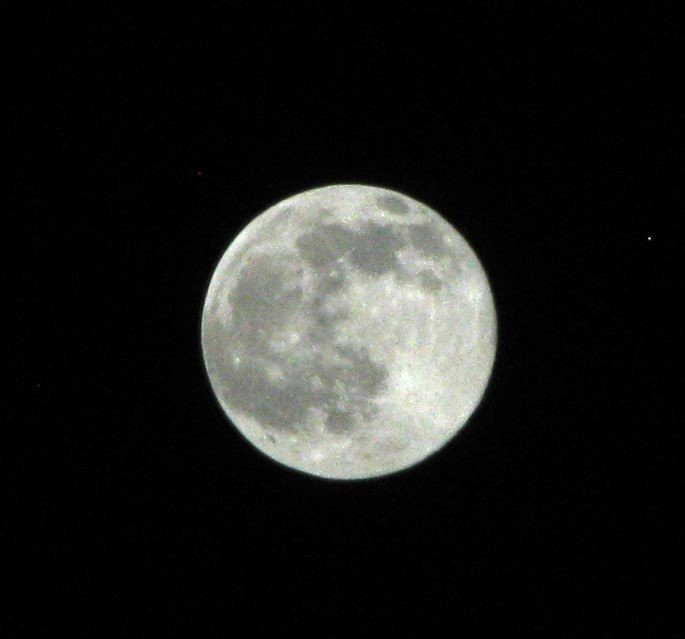
#> input picture src/moon.jpeg, 685 x 639 px
$ python histogram.py moon.jpeg test.jpeg
#> lines starting #> are read from the running program, lines starting #| are printed output that depends on the picture
"""
Calculate and display the histogram of an image.

Usage:
    python histogram.py my_photo.jpg

"""

import sys

import numpy as np
from PIL import Image
import matplotlib.pyplot as plt

CHANNELS = [("Red", "red"), ("Green", "green"), ("Blue", "blue")]


def load_image(path, mode):
#> called with path = 'moon.jpeg', mode = 'L'
    image = Image.open(path)
#> image is the input picture: PIL image 685x639 RGB; mean R, G, B 28.5, 29, 27.4

    return np.array(image.convert(mode))


def calculate_histogram(pixels):
    histogram = [0] * 256

    for value in pixels.flatten():
        histogram[value] += 1
#> this loop made 437715 passes
#> value on passes 2, 4, 5: 0, 2, 2
#> after the loop, histogram = 256 values, max 218689 at index 0, min 1 at index 255, mean 1709.8

    return histogram


def show_histograms(pixels, histograms, use_color):
    figure, (image_axis, histogram_axis) = plt.subplots(1, 2, figsize=(12, 5))

    # Left side: image
    if use_color:
        image_axis.imshow(pixels)
        image_axis.set_title("Color image")
    else:
        image_axis.imshow(pixels, cmap="gray", vmin=0, vmax=255)
        image_axis.set_title("Grayscale image")
    image_axis.axis("off")

    # Right side: one curve per histogram, all drawn on the same plot
    x_values = range(256)
    for label, plot_color, histogram in histograms:
        histogram_axis.fill_between(x_values, histogram, color=plot_color, alpha=0.3)
        histogram_axis.plot(x_values, histogram, color=plot_color, label=label, linewidth=1)

    histogram_axis.set_title("Color histogram" if use_color else "Histogram")
    histogram_axis.set_xlabel("Value (0 = darkest, 255 = brightest)")
    histogram_axis.set_ylabel("Number of pixels")
    histogram_axis.set_xlim(0, 255)
    histogram_axis.legend()

    plt.tight_layout()
    plt.show()

def calculate_all_histograms(pixels, use_color):
    if not use_color:
        histogram = calculate_histogram(pixels)
        return [("Gray", "black", histogram)]

    results = []
    for channel_index, (name, plot_color) in enumerate(CHANNELS):
        # pixels[:, :, 0] means: "all rows, all columns, only channel 0 (red)"
        channel_pixels = pixels[:, :, channel_index]

        histogram = calculate_histogram(channel_pixels)
        results.append((name, plot_color, histogram))

    return results

def histogram_equalize(pixels, histogram):
    cdf = np.cumsum(histogram)
    table = np.round(cdf * 255 / sum(histogram)).astype(np.uint8)

    return table[pixels]

def operation(path, mode):
    if mode == "-c":
        pixels = load_image(path, "RGB")
    else:
        pixels = load_image(path, "L")

    return pixels

def main():
    if len(sys.argv) != 3:
        print("Usage: python histogram.py <image_path>")
        sys.exit(1)

    image_path = sys.argv[1]
    use_color = sys.argv[2] == "-c"

    pixels = operation(image_path, sys.argv[2])
    histograms = calculate_all_histograms(pixels, use_color)
#> histograms = 1 item

    if sys.argv[2] == "-e":
        histogram = calculate_histogram(pixels)
        pixels = histogram_equalize(pixels, histogram)
        histograms = calculate_all_histograms(pixels, False)

    height, width = pixels.shape[0], pixels.shape[1]
#> height = 639; width = 685
    print(f"Image size: {width} x {height} pixels")
#| Image size: 685 x 639 pixels
    print(f"Mode: {'color (RGB)' if use_color else 'grayscale'}")

    for label, _, histogram in histograms:
        print(f"{label}: {sum(histogram)} pixels counted")
#> this loop made 1 pass
#> label on pass 1: 'Gray'
#| Gray: 437715 pixels counted

    show_histograms(pixels, histograms, use_color)
#> the loop in show_histograms, `for label, plot_color, histogram in histograms:` made 1 pass
#> in show_histograms, `plt.show()`:
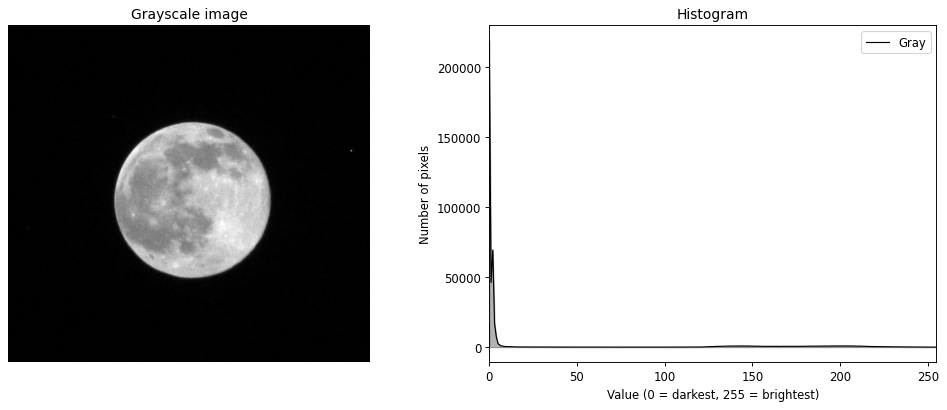
#> figure drawn by matplotlib, 2 panels; panel 2: curve peaks at x = 0, y = 218689


if __name__ == "__main__":
    main()
